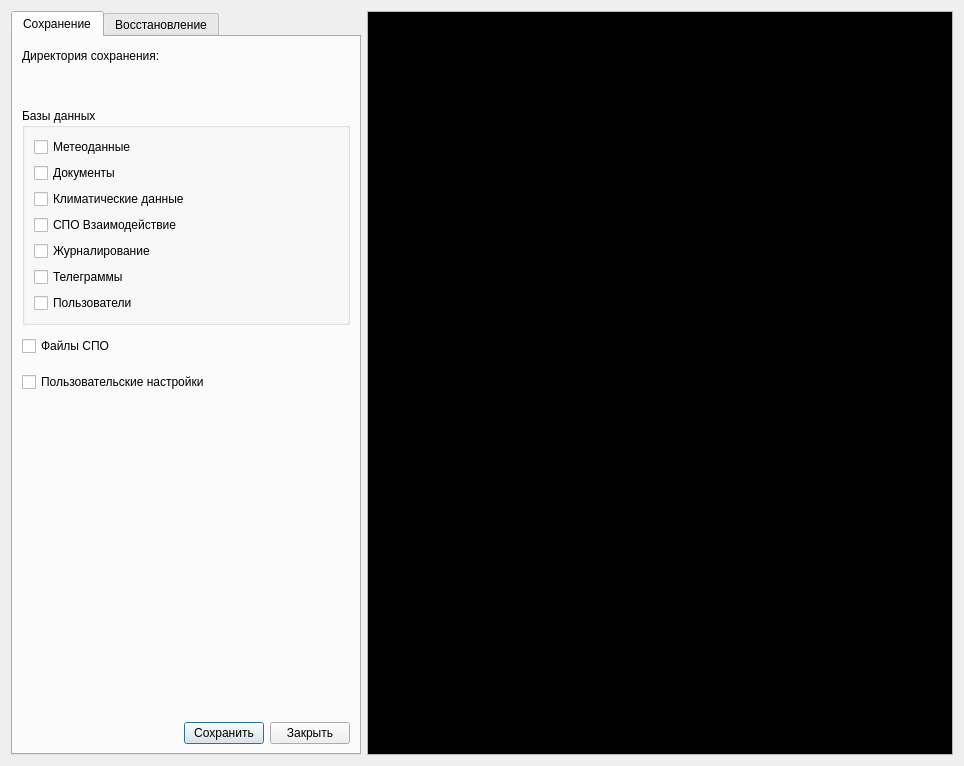
<?xml version="1.0" encoding="UTF-8"?>
<ui version="4.0">
 <class>ReserveWidget</class>
 <widget class="QDialog" name="ReserveWidget">
  <property name="geometry">
   <rect>
    <x>0</x>
    <y>0</y>
    <width>964</width>
    <height>766</height>
   </rect>
  </property>
  <property name="windowTitle">
   <string>Резервное копирование данных</string>
  </property>
  <layout class="QGridLayout" name="gridLayout_3">
   <item row="0" column="1">
    <widget class="QPlainTextEdit" name="console">
     <property name="palette">
      <palette>
       <active>
        <colorrole role="Text">
         <brush brushstyle="SolidPattern">
          <color alpha="255">
           <red>255</red>
           <green>255</green>
           <blue>255</blue>
          </color>
         </brush>
        </colorrole>
        <colorrole role="Base">
         <brush brushstyle="SolidPattern">
          <color alpha="255">
           <red>0</red>
           <green>0</green>
           <blue>0</blue>
          </color>
         </brush>
        </colorrole>
       </active>
       <inactive>
        <colorrole role="Text">
         <brush brushstyle="SolidPattern">
          <color alpha="255">
           <red>255</red>
           <green>255</green>
           <blue>255</blue>
          </color>
         </brush>
        </colorrole>
        <colorrole role="Base">
         <brush brushstyle="SolidPattern">
          <color alpha="255">
           <red>0</red>
           <green>0</green>
           <blue>0</blue>
          </color>
         </brush>
        </colorrole>
       </inactive>
       <disabled>
        <colorrole role="Text">
         <brush brushstyle="SolidPattern">
          <color alpha="255">
           <red>118</red>
           <green>118</green>
           <blue>117</blue>
          </color>
         </brush>
        </colorrole>
        <colorrole role="Base">
         <brush brushstyle="SolidPattern">
          <color alpha="255">
           <red>255</red>
           <green>255</green>
           <blue>255</blue>
          </color>
         </brush>
        </colorrole>
       </disabled>
      </palette>
     </property>
     <property name="font">
      <font>
       <family>Terminus</family>
       <pointsize>12</pointsize>
      </font>
     </property>
     <property name="undoRedoEnabled">
      <bool>false</bool>
     </property>
     <property name="readOnly">
      <bool>true</bool>
     </property>
     <property name="maximumBlockCount">
      <number>10000</number>
     </property>
    </widget>
   </item>
   <item row="0" column="0">
    <widget class="QTabWidget" name="tabWidget">
     <property name="minimumSize">
      <size>
       <width>350</width>
       <height>0</height>
      </size>
     </property>
     <property name="maximumSize">
      <size>
       <width>350</width>
       <height>16777215</height>
      </size>
     </property>
     <property name="currentIndex">
      <number>0</number>
     </property>
     <widget class="QWidget" name="tab">
      <attribute name="title">
       <string>Сохранение</string>
      </attribute>
      <layout class="QGridLayout" name="gridLayout_2">
       <item row="3" column="0">
        <layout class="QHBoxLayout" name="horizontalLayout_5">
         <item>
          <widget class="QCheckBox" name="projectBox">
           <property name="sizePolicy">
            <sizepolicy hsizetype="Fixed" vsizetype="Fixed">
             <horstretch>0</horstretch>
             <verstretch>0</verstretch>
            </sizepolicy>
           </property>
           <property name="minimumSize">
            <size>
             <width>0</width>
             <height>30</height>
            </size>
           </property>
           <property name="maximumSize">
            <size>
             <width>16777215</width>
             <height>30</height>
            </size>
           </property>
           <property name="text">
            <string>Файлы СПО</string>
           </property>
          </widget>
         </item>
         <item>
          <spacer name="horizontalSpacer_5">
           <property name="orientation">
            <enum>Qt::Horizontal</enum>
           </property>
           <property name="sizeHint" stdset="0">
            <size>
             <width>40</width>
             <height>20</height>
            </size>
           </property>
          </spacer>
         </item>
        </layout>
       </item>
       <item row="0" column="0">
        <layout class="QHBoxLayout" name="horizontalLayout_8">
         <item>
          <widget class="QLabel" name="label_10">
           <property name="text">
            <string>Директория сохранения:</string>
           </property>
          </widget>
         </item>
         <item>
          <spacer name="horizontalSpacer_8">
           <property name="orientation">
            <enum>Qt::Horizontal</enum>
           </property>
           <property name="sizeHint" stdset="0">
            <size>
             <width>40</width>
             <height>20</height>
            </size>
           </property>
          </spacer>
         </item>
        </layout>
       </item>
       <item row="1" column="0">
        <layout class="QHBoxLayout" name="horizontalLayout_9">
         <item>
          <widget class="ChooseDir" name="saveDir">
           <property name="sizePolicy">
            <sizepolicy hsizetype="Fixed" vsizetype="Fixed">
             <horstretch>0</horstretch>
             <verstretch>0</verstretch>
            </sizepolicy>
           </property>
           <property name="minimumSize">
            <size>
             <width>340</width>
             <height>30</height>
            </size>
           </property>
           <property name="maximumSize">
            <size>
             <width>340</width>
             <height>30</height>
            </size>
           </property>
           <property name="toolTip">
            <string>Директория для сохранения резервной копии</string>
           </property>
          </widget>
         </item>
         <item>
          <spacer name="horizontalSpacer_9">
           <property name="orientation">
            <enum>Qt::Horizontal</enum>
           </property>
           <property name="sizeHint" stdset="0">
            <size>
             <width>40</width>
             <height>20</height>
            </size>
           </property>
          </spacer>
         </item>
        </layout>
       </item>
       <item row="7" column="0">
        <spacer name="verticalSpacer">
         <property name="orientation">
          <enum>Qt::Vertical</enum>
         </property>
         <property name="sizeHint" stdset="0">
          <size>
           <width>20</width>
           <height>372</height>
          </size>
         </property>
        </spacer>
       </item>
       <item row="4" column="0">
        <layout class="QHBoxLayout" name="horizontalLayout_3">
         <item>
          <widget class="QCheckBox" name="iniSettingsBox">
           <property name="sizePolicy">
            <sizepolicy hsizetype="Fixed" vsizetype="Fixed">
             <horstretch>0</horstretch>
             <verstretch>0</verstretch>
            </sizepolicy>
           </property>
           <property name="minimumSize">
            <size>
             <width>0</width>
             <height>30</height>
            </size>
           </property>
           <property name="maximumSize">
            <size>
             <width>16777215</width>
             <height>30</height>
            </size>
           </property>
           <property name="text">
            <string>Пользовательские настройки</string>
           </property>
          </widget>
         </item>
         <item>
          <spacer name="horizontalSpacer_3">
           <property name="orientation">
            <enum>Qt::Horizontal</enum>
           </property>
           <property name="sizeHint" stdset="0">
            <size>
             <width>40</width>
             <height>20</height>
            </size>
           </property>
          </spacer>
         </item>
        </layout>
       </item>
       <item row="2" column="0">
        <widget class="QGroupBox" name="groupBox">
         <property name="title">
          <string>Базы данных</string>
         </property>
         <layout class="QVBoxLayout" name="verticalLayout">
          <item>
           <widget class="QCheckBox" name="meteodb">
            <property name="text">
             <string>Метеоданные</string>
            </property>
            <attribute name="buttonGroup">
             <string notr="true">buttonGroup</string>
            </attribute>
           </widget>
          </item>
          <item>
           <widget class="QCheckBox" name="documentdb">
            <property name="text">
             <string>Документы</string>
            </property>
            <attribute name="buttonGroup">
             <string notr="true">buttonGroup</string>
            </attribute>
           </widget>
          </item>
          <item>
           <widget class="QCheckBox" name="climatdb">
            <property name="text">
             <string>Климатические данные</string>
            </property>
            <attribute name="buttonGroup">
             <string notr="true">buttonGroup</string>
            </attribute>
           </widget>
          </item>
          <item>
           <widget class="QCheckBox" name="interdb">
            <property name="text">
             <string>СПО Взаимодействие</string>
            </property>
            <attribute name="buttonGroup">
             <string notr="true">buttonGroup</string>
            </attribute>
           </widget>
          </item>
          <item>
           <widget class="QCheckBox" name="journaldb">
            <property name="text">
             <string>Журналирование</string>
            </property>
            <attribute name="buttonGroup">
             <string notr="true">buttonGroup</string>
            </attribute>
           </widget>
          </item>
          <item>
           <widget class="QCheckBox" name="telegramsdb">
            <property name="text">
             <string>Телеграммы</string>
            </property>
            <attribute name="buttonGroup">
             <string notr="true">buttonGroup</string>
            </attribute>
           </widget>
          </item>
          <item>
           <widget class="QCheckBox" name="usersdb">
            <property name="text">
             <string>Пользователи</string>
            </property>
            <attribute name="buttonGroup">
             <string notr="true">buttonGroup</string>
            </attribute>
           </widget>
          </item>
         </layout>
        </widget>
       </item>
       <item row="8" column="0">
        <layout class="QHBoxLayout" name="horizontalLayout_7">
         <item>
          <spacer name="horizontalSpacer_7">
           <property name="orientation">
            <enum>Qt::Horizontal</enum>
           </property>
           <property name="sizeHint" stdset="0">
            <size>
             <width>40</width>
             <height>20</height>
            </size>
           </property>
          </spacer>
         </item>
         <item>
          <widget class="QPushButton" name="execBtn">
           <property name="text">
            <string>Сохранить</string>
           </property>
          </widget>
         </item>
         <item>
          <widget class="QPushButton" name="closeBtn">
           <property name="text">
            <string>Закрыть</string>
           </property>
          </widget>
         </item>
        </layout>
       </item>
      </layout>
      <zorder>verticalSpacer</zorder>
      <zorder></zorder>
      <zorder>groupBox</zorder>
      <zorder></zorder>
      <zorder></zorder>
     </widget>
     <widget class="QWidget" name="tab_2">
      <attribute name="title">
       <string>Восстановление</string>
      </attribute>
      <layout class="QGridLayout" name="gridLayout_5">
       <item row="3" column="0">
        <layout class="QHBoxLayout" name="horizontalLayout_11">
         <item>
          <spacer name="horizontalSpacer_11">
           <property name="orientation">
            <enum>Qt::Horizontal</enum>
           </property>
           <property name="sizeHint" stdset="0">
            <size>
             <width>40</width>
             <height>20</height>
            </size>
           </property>
          </spacer>
         </item>
         <item>
          <widget class="QPushButton" name="restoreBtn">
           <property name="text">
            <string>Восстановить</string>
           </property>
          </widget>
         </item>
         <item>
          <widget class="QPushButton" name="closeBtn_2">
           <property name="text">
            <string>Закрыть</string>
           </property>
          </widget>
         </item>
        </layout>
       </item>
       <item row="0" column="0">
        <layout class="QGridLayout" name="gridLayout_4">
         <item row="0" column="0">
          <layout class="QHBoxLayout" name="horizontalLayout_14">
           <item>
            <widget class="QLabel" name="label_13">
             <property name="text">
              <string>Данные для восстановления:</string>
             </property>
            </widget>
           </item>
           <item>
            <spacer name="horizontalSpacer_14">
             <property name="orientation">
              <enum>Qt::Horizontal</enum>
             </property>
             <property name="sizeHint" stdset="0">
              <size>
               <width>40</width>
               <height>20</height>
              </size>
             </property>
            </spacer>
           </item>
          </layout>
         </item>
         <item row="1" column="0">
          <widget class="ChooseDir" name="restoreDir">
           <property name="sizePolicy">
            <sizepolicy hsizetype="Fixed" vsizetype="Fixed">
             <horstretch>0</horstretch>
             <verstretch>0</verstretch>
            </sizepolicy>
           </property>
           <property name="minimumSize">
            <size>
             <width>340</width>
             <height>30</height>
            </size>
           </property>
           <property name="maximumSize">
            <size>
             <width>340</width>
             <height>30</height>
            </size>
           </property>
           <property name="toolTip">
            <string>Директория для сохранения резервной копии</string>
           </property>
          </widget>
         </item>
         <item row="2" column="0">
          <layout class="QHBoxLayout" name="horizontalLayout">
           <item>
            <widget class="QLabel" name="label">
             <property name="text">
              <string>Кластер БД:</string>
             </property>
            </widget>
           </item>
           <item>
            <widget class="QComboBox" name="hostBox">
             <item>
              <property name="text">
               <string>localhost</string>
              </property>
             </item>
             <item>
              <property name="text">
               <string>bankdb</string>
              </property>
             </item>
            </widget>
           </item>
          </layout>
         </item>
        </layout>
       </item>
       <item row="2" column="0">
        <spacer name="verticalSpacer_2">
         <property name="orientation">
          <enum>Qt::Vertical</enum>
         </property>
         <property name="sizeHint" stdset="0">
          <size>
           <width>20</width>
           <height>598</height>
          </size>
         </property>
        </spacer>
       </item>
       <item row="1" column="0">
        <widget class="QCheckBox" name="dropBeforeRestoreBox">
         <property name="text">
          <string>Очищать коллекции перед восстановлением</string>
         </property>
        </widget>
       </item>
      </layout>
      <zorder>verticalSpacer_2</zorder>
      <zorder>dropBeforeRestoreBox</zorder>
     </widget>
    </widget>
   </item>
  </layout>
 </widget>
 <customwidgets>
  <customwidget>
   <class>ChooseDir</class>
   <extends>QWidget</extends>
   <header location="global">meteo/commons/ui/custom/choosedir.h</header>
  </customwidget>
 </customwidgets>
 <tabstops>
  <tabstop>tabWidget</tabstop>
  <tabstop>projectBox</tabstop>
  <tabstop>iniSettingsBox</tabstop>
  <tabstop>console</tabstop>
  <tabstop>execBtn</tabstop>
  <tabstop>closeBtn</tabstop>
  <tabstop>hostBox</tabstop>
  <tabstop>restoreBtn</tabstop>
  <tabstop>closeBtn_2</tabstop>
 </tabstops>
 <resources/>
 <connections/>
 <buttongroups>
  <buttongroup name="buttonGroup">
   <property name="exclusive">
    <bool>false</bool>
   </property>
  </buttongroup>
 </buttongroups>
</ui>
